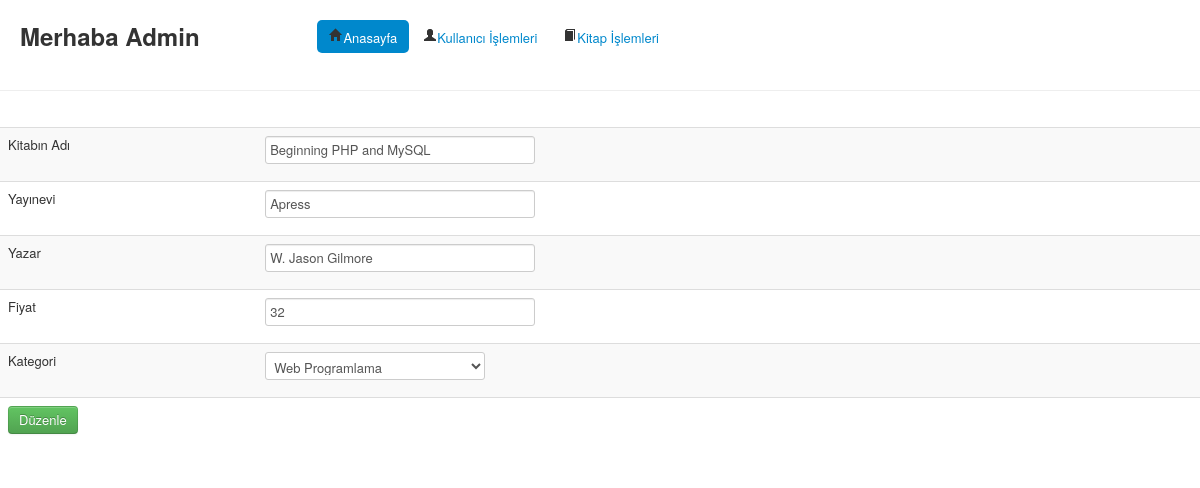
Screenshot of /admin/index.php?pid=175&uid=3 (signed in) with the database file from the repository.
### tables this page shows
CREATE TABLE IF NOT EXISTS `urun` (
  `UrunID` int(11) NOT NULL AUTO_INCREMENT,
  `Adi` varchar(50) NOT NULL,
  `Yayinevi` varchar(20) NOT NULL,
  `Yazar` varchar(20) NOT NULL,
  `Resim` varchar(100) NOT NULL,
  `Fiyat` double NOT NULL,
  `KategoriID` int(11) NOT NULL,
  `Download` varchar(100) NOT NULL,
  PRIMARY KEY (`UrunID`)
);

### inc/db.php (the view, shortened to what this page needs)
<?php
class db {
    public function ListeleTumu($tablo) {
        $sql="Select * from ".$tablo;
        $veriler=mysql_query($sql) or die("Sorgumuz Hatalı");
        return $veriler;
    }
    public function ListeleKosullu($tablo,$kosul) {
        $sql="Select * from $tablo where $kosul";
        $veriler=  mysql_query($sql)or die ("Kosullu Sorgu Hatalı");
        return $veriler;
    }
    public function cmbKategoriler($name="cmbkategoriler",$seciliid=NULL) {
        $liste=  $this->ListeleTumu("kategori");
         echo "<select name='$name' id='$name'>";
        while ($kayit = mysql_fetch_array($liste)) {
            if($kayit["KategoriID"]==$seciliid){
                echo "<option value='".$kayit["KategoriID"]."' selected>".$kayit["KategoriAdi"]."</option>";
            } else {
                echo "<option value='".$kayit["KategoriID"]."'>".$kayit["KategoriAdi"]."</option>";
            }
        }
        echo "</select>";
    }
}
?>

### admin/inc/urunduzenle.php (shortened to what this page needs)
<?php
    $liste=$vt->ListeleKosullu("urun","UrunID=".@$_GET["uid"]);
    $kayit=  mysql_fetch_array($liste);
?>
<form action="index.php?pid=166" method="POST">
<table  class="table table-striped" border="0" align="center">
        <tr>
            <td>Kitabın Adı</td>
            <td><input class="span3" type="text" name="txturun"
                       value="<?php echo $kayit["Adi"]; ?>" /></td>
        </tr>
        <tr>
            <td>Yayınevi</td>
            <td><input class="span3" type="text" name="txtyayinevi"
                       value="<?php echo $kayit["Yayinevi"]; ?>" /></td>
        </tr>
        <tr>
            <td>Yazar</td>
            <td><input class="span3" type="text" name="txtyazar"
                       value="<?php echo $kayit["Yazar"]; ?>" /></td>
        </tr>
         <tr>
            <td>Fiyat</td>
            <td><input class="span3" type="text" name="txtfiyat"
                       value="<?php echo $kayit["Fiyat"]; ?>" /></td>
        </tr>
        <tr>
            <td>Kategori</td>
            <td>
                <?php
                    $vt->cmbKategoriler("cmbKategoriler",$kayit["KategoriID"]);
                ?>
            </td>
        </tr>
        <tr align="center">
            <td colspan="2"><input class="btn btn-success" type="submit" value="Düzenle" /></td>
        </tr>
</table>
</form>

### rows the page displays
urun: txturun "Beginning PHP and MySQL", txtyayinevi "Apress", txtyazar "W. Jason Gilmore", txtfiyat "32"

### other values shown
form field cmbKategoriler "Web Programlama"
